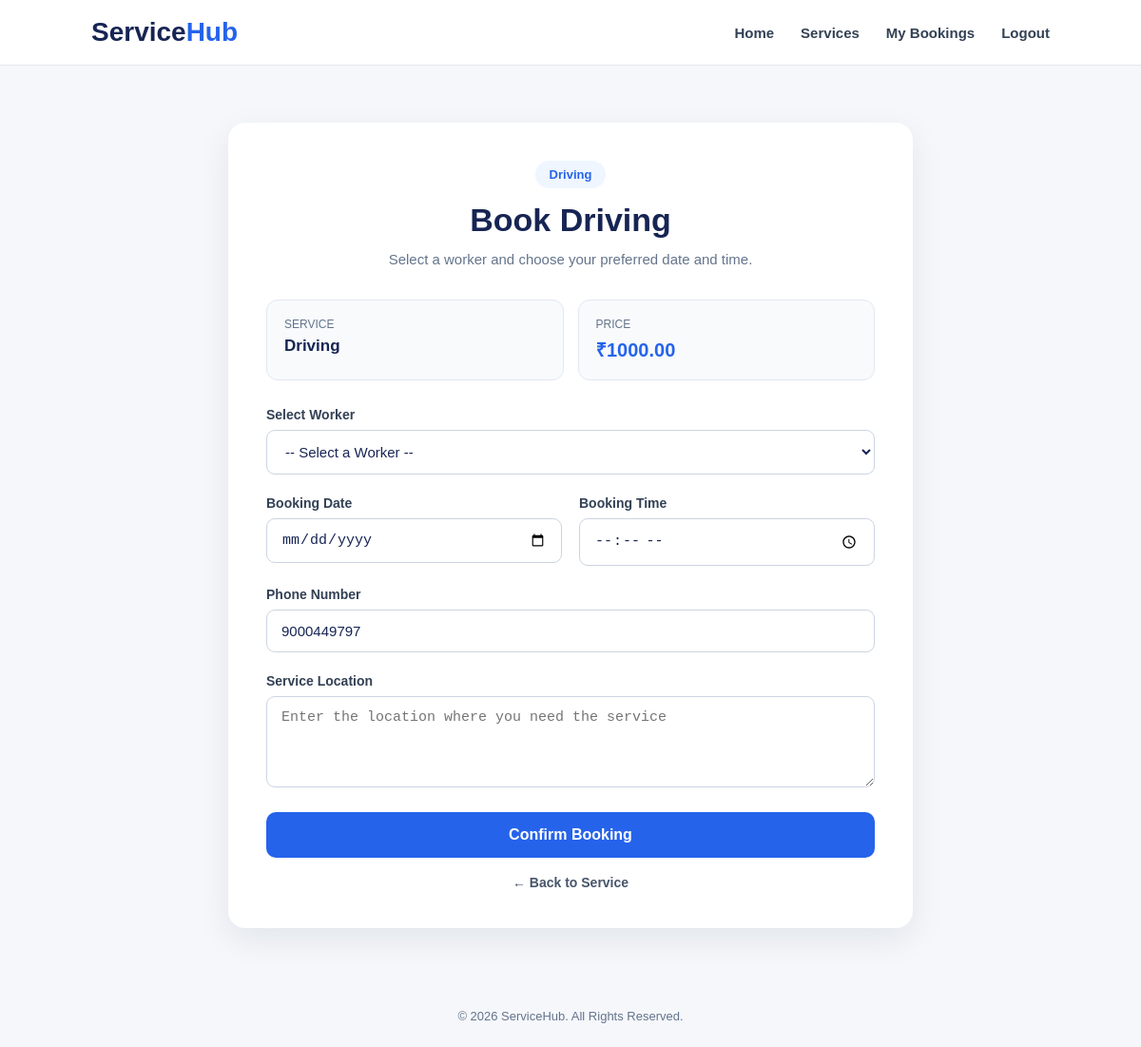
Screenshot of /book/1 (signed in) with the database file from the repository.
### app.py (models this page shows)
class Service(db.Model):
    id = db.Column(
        db.Integer,
        primary_key=True
    )
    name = db.Column(
        db.String(100),
        nullable=False
    )
    description = db.Column(
        db.Text,
        nullable=False
    )
    price = db.Column(
        db.Float,
        nullable=False
    )
    category = db.Column(
        db.String(100),
        nullable=False
    )

class User(UserMixin, db.Model):
    id = db.Column(
        db.Integer,
        primary_key=True
    )
    name = db.Column(
        db.String(100),
        nullable=False
    )
    email = db.Column(
        db.String(120),
        unique=True,
        nullable=False
    )
    password = db.Column(
        db.String(200),
        nullable=False
    )
    role = db.Column(
        db.String(20),
        default="user",
        nullable=False
    )
    phone = db.Column(
        db.String(20),
        nullable=True
    )
    created_at = db.Column(
        db.DateTime,
        default=datetime.utcnow
    )

### app.py (the view, shortened to what this page needs)
@app.route(
    "/book/<int:service_id>",
    methods=["GET", "POST"]
)
@login_required
def book_service(service_id):
    service = Service.query.get_or_404(service_id)
    worker_services = WorkerService.query.filter_by(
        service_id=service.id
    ).all()
    workers = []
    for worker_service in worker_services:
        worker = Worker.query.get(
            worker_service.worker_id
        )
        if worker and worker.availability:
            workers.append(worker)
    return render_template(
        "booking.html",
        service=service,
        workers=workers
    )
    bookings = Booking.query.filter_by(user_id=current_user.id).all()
    return render_template("my_bookings.html", bookings=bookings)

### app.py (called while the page is built)
@login_manager.user_loader
def load_user(user_id):
    return db.session.get(
        User,
        int(user_id)
    )

### templates/booking.html (shortened to what this page needs)
<!DOCTYPE html>
<html lang="en">
<head>
    <link rel="stylesheet"
          href="{{ url_for(
              'static',
              filename='css/booking.css'
          ) }}">
</head>
<body>
<header class="navbar">
    <div class="logo">
        Service<span>Hub</span>
    </div>
    <nav>
        <a href="{{ url_for('index') }}">
            Home
        </a>
        <a href="{{ url_for('services') }}">
            Services
        </a>
        <a href="{{ url_for('my_bookings') }}">
            My Bookings
        </a>
        <a href="{{ url_for('logout') }}">
            Logout
        </a>
    </nav>
</header>
<main class="booking-page">
    <div class="booking-card">
        <div class="booking-header">
            <span class="category">
                {{ service.category }}
            </span>
            <h1>
                Book {{ service.name }}
            </h1>
            <p>
                Select a worker and choose your preferred
                date and time.
            </p>
        </div>
        <form method="POST"
              action="{{ url_for(
                  'book_service',
                  service_id=service.id
              ) }}">
            <div class="service-summary">
                <div>
                    <span class="summary-label">
                        Service
                    </span>
                    <strong>
                        {{ service.name }}
                    </strong>
                </div>
                <div>
                    <span class="summary-label">
                        Price
                    </span>
                    <strong class="price">
                        ₹{{ "%.2f"|format(service.price) }}
                    </strong>
                </div>
            </div>
            <div class="form-group">
                <label for="worker_id">
                    Select Worker
                </label>
                {% if workers %}
                    <select
                        id="worker_id"
                        name="worker_id"
                        required
                    >
                        <option value="">
                            -- Select a Worker --
                        </option>
                    </select>
                {% endif %}
            </div>
            <div class="form-row">
                <div class="form-group">
                    <label for="booking_date">
                        Booking Date
                    </label>
                    <input
                        type="date"
                        id="booking_date"
                        name="booking_date"
                        min="{{ today }}"
                        required
                    >
                </div>
                <div class="form-group">
                    <label for="booking_time">
                        Booking Time
                    </label>
                    <input
                        type="time"
                        id="booking_time"
                        name="booking_time"
                        required
                    >
                </div>
            </div>
            <div class="form-group">
                <label for="customer_phone">
                    Phone Number
                </label>
                <input
                    type="tel"
                    id="customer_phone"
                    name="customer_phone"
                    value="{{ current_user.phone or '' }}"
                    placeholder="Enter your phone number"
                >
            </div>
            <div class="form-group">
                <label for="customer_location">
                    Service Location
                </label>
                <textarea
                    id="customer_location"
                    name="customer_location"
                    rows="4"
                    placeholder="Enter the location where you need the service"
                ></textarea>
            </div>
            {% if workers %}
                <button
                    type="submit"
                    class="book-button"
                >
                    Confirm Booking
                </button>
            {% endif %}
            <a
                href="{{ url_for(
                    'service_details',
                    service_id=service.id
                ) }}"
                class="cancel-button"
            >
                ← Back to Service
            </a>
        </form>
    </div>
</main>
<footer>
    <p>
        © 2026 ServiceHub. All Rights Reserved.
    </p>
</footer>
</body>
</html>

### static/css/booking.css (style rules this page uses)
* { margin: 0; padding: 0; box-sizing: border-box; }
body { font-family: Arial, sans-serif; background: #f5f7fb; color: #172554; min-height: 100vh; }
.navbar { width: 100%; background: white; padding: 18px 8%; display: flex; justify-content: space-between; align-items: center; border-bottom: 1px solid #e5e7eb; }
.logo { font-size: 28px; font-weight: 800; color: #172554; }
.logo span { color: #2563eb; }
.navbar nav { display: flex; gap: 28px; }
.navbar nav a { text-decoration: none; color: #334155; font-size: 15px; font-weight: 600; }
.booking-page { min-height: calc(100vh - 140px); padding: 60px 20px; display: flex; justify-content: center; align-items: flex-start; }
.booking-card { width: 100%; max-width: 720px; background: white; border-radius: 18px; padding: 40px; box-shadow: 0 12px 35px rgba( 15, 23, 42, 0.08 ); }
.booking-header { text-align: center; margin-bottom: 30px; }
.category { display: inline-block; background: #eff6ff; color: #2563eb; padding: 7px 15px; border-radius: 20px; font-size: 13px; font-weight: 700; margin-bottom: 14px; }
.booking-header h1 { font-size: 34px; margin-bottom: 10px; color: #172554; }
.booking-header p { color: #64748b; font-size: 15px; line-height: 1.6; }
.service-summary { display: grid; grid-template-columns: 1fr 1fr; gap: 15px; margin-bottom: 28px; }
.service-summary > div { background: #f8fafc; border: 1px solid #e2e8f0; border-radius: 12px; padding: 18px; }
.summary-label { display: block; font-size: 12px; color: #64748b; margin-bottom: 6px; text-transform: uppercase; }
.service-summary strong { font-size: 17px; color: #172554; }
.service-summary .price { color: #2563eb; font-size: 20px; }
.form-group { margin-bottom: 22px; }
.form-group label { display: block; margin-bottom: 8px; font-size: 14px; font-weight: 700; color: #334155; }
.form-group input, .form-group select, .form-group textarea { width: 100%; padding: 13px 15px; border: 1px solid #cbd5e1; border-radius: 9px; background: white; color: #172554; font-size: 15px; outline: none; transition: 0.2s; }
.form-group textarea { resize: vertical; }
.form-row { display: grid; grid-template-columns: 1fr 1fr; gap: 18px; }
.book-button { width: 100%; display: block; text-align: center; border: none; background: #2563eb; color: white; padding: 15px; border-radius: 10px; font-size: 16px; font-weight: 700; cursor: pointer; text-decoration: none; margin-top: 10px; }
.cancel-button { display: block; text-align: center; margin-top: 18px; color: #475569; text-decoration: none; font-size: 14px; font-weight: 600; }
footer { text-align: center; padding: 25px; color: #64748b; font-size: 13px; }

### rows the page displays
Service: category "Driving", name "Driving", price "1000.00"
User: customer_phone "9000449797"
